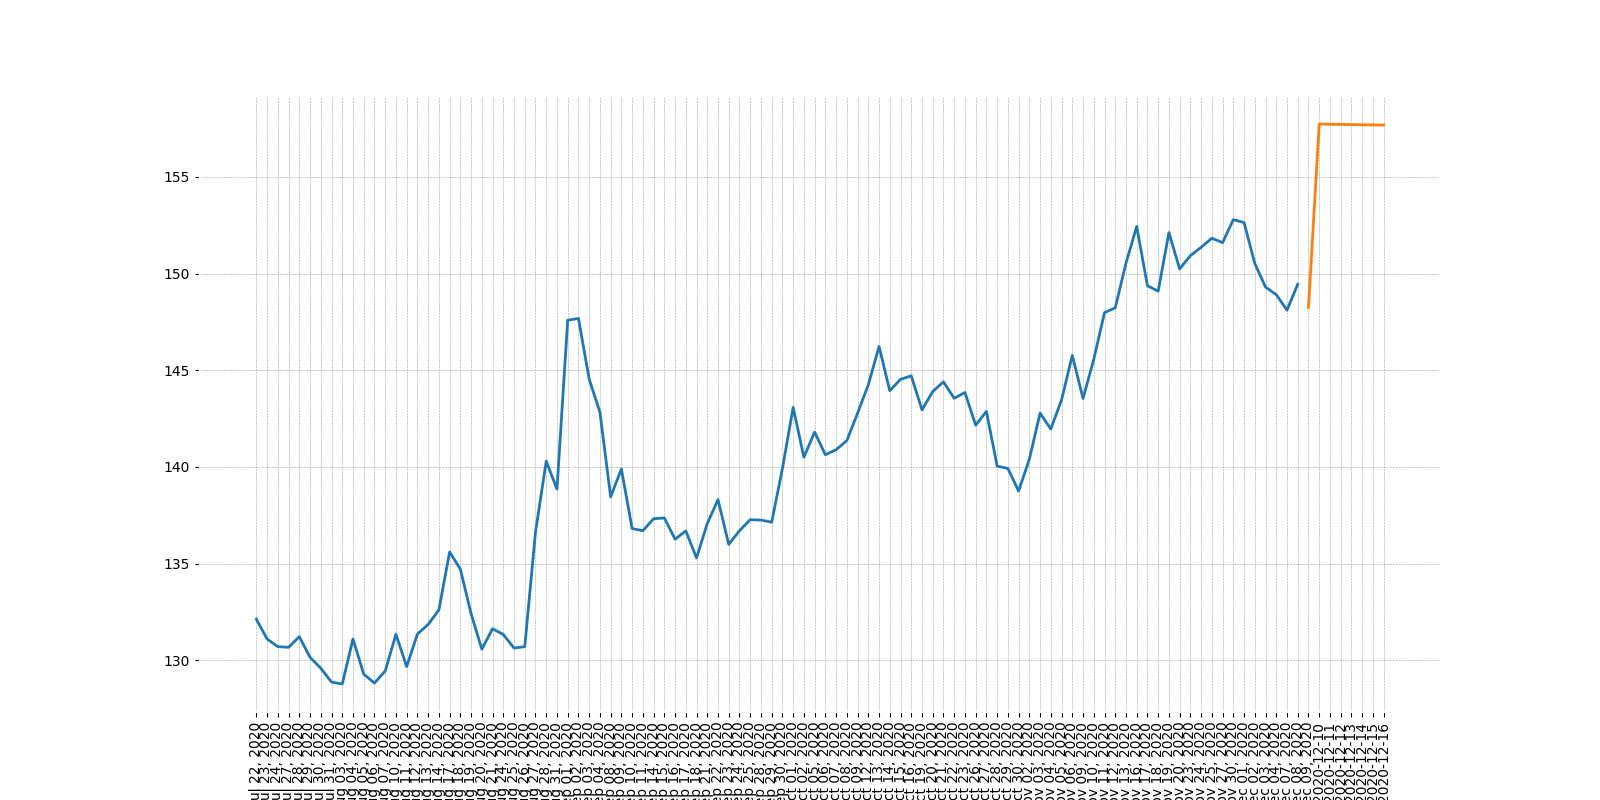

Recreate this plot in Python.
# -*- coding: utf-8 -*-
"""
Created on Wed Dec  2 16:09:53 2020

@author: Ralph
"""
# Importing libraries
from sklearn.preprocessing import MinMaxScaler
from keras.models import Sequential
from keras.layers import Dense, Dropout, LSTM
from graphs import readTableDate
import datetime
import pandas as pd
import numpy as np
import matplotlib.pyplot as plt

# Create Dataframe
def dataFunc(stock):
    df = readTableDate(stock)
    data = df.sort_index(ascending=False, axis=0)
    return data

def newDataFunc(stock):
    df = dataFunc(stock)
    newData = pd.DataFrame(index=range(0, len(df)), columns=["Date", "Close"])

    for i in range(0, len(df)):
        newData["Date"][len(df)-i-1] = df["Date"][i]
        newData["Close"][len(df)-i-1] = df["Close"][i]
    
    # Setting Index
    newData.index = newData.Date
    newData.drop("Date", axis=1, inplace=True)
    
    return newData

def lstmForecast(stock):
    df = readTableDate(stock)
    data = dataFunc(stock)
    # Creating train and test sets
    newData = newDataFunc(stock)
    dataset = newData.values

    train = dataset

    # Convert dataset into xTrain and yTrain
    lookBack= 30
    scaler = MinMaxScaler(feature_range=(0, 1))
    scaledData = scaler.fit_transform(dataset)

    xTrain, yTrain = [], []
    for i in range(lookBack, len(train)):
        xTrain.append(scaledData[i-lookBack:i,0])
        yTrain.append(scaledData[i,0])
    xTrain, yTrain = np.array(xTrain), np.array(yTrain)

    xTrain = np.reshape(xTrain, (xTrain.shape[0], xTrain.shape[1], 1))

    # Create and fit the LSTM network
    model = Sequential()
    model.add(LSTM(units=50, return_sequences=True, input_shape=(xTrain.shape[1],1)))
    model.add(LSTM(units=50))
    model.add(Dense(1))

    model.compile(loss='mean_squared_error', optimizer='adam')
    model.fit(xTrain, yTrain, epochs=1, batch_size=1, verbose=2) 
    
    # Predict new data
    days = 7
    predictionList = dataset[-lookBack:]
    for i in range(days):
        x = predictionList[-lookBack:]
        x = np.array(x).astype('float64')
        x = x.reshape((1, lookBack, 1))
        out = model.predict(x)
        out = scaler.inverse_transform(out)
        predictionList = np.append(predictionList, out)
    predictionList = predictionList[lookBack-1:]

    # Prediction Dates
    lastDate = df['Date'].values[-1]
    predictionDates = pd.date_range(lastDate, periods=8).tolist()
    i=0
    for date in predictionDates:
        dateTimeObj = datetime.datetime.strptime(str(date), '%Y-%m-%d %H:%M:%S')
        predictionDates[i] = str(dateTimeObj.date())
        i+=1

    # Prediction Dataframe
    prediction = pd.DataFrame(index=range(0, len(predictionDates)-1), columns=["Date", "Close"])
    for i in range(0,days):
        prediction["Date"][i] = predictionDates[i+1]
        prediction["Close"][i] = predictionList[i+1]

    data = data.append(prediction, ignore_index=True)
    data.index = data.Date
    data.drop("Date", axis=1, inplace=True)
    
    # plot
    old = len(newData) - 1
    prev = data[:old]
    pred = data[old:]
    plt.figure(figsize=(16,8))
    plt.xticks(rotation=90)
    plt.plot(prev['Close'])
    plt.plot(pred['Close'])
    return(plt.savefig("lstm.png"))

lstmForecast("aapl")